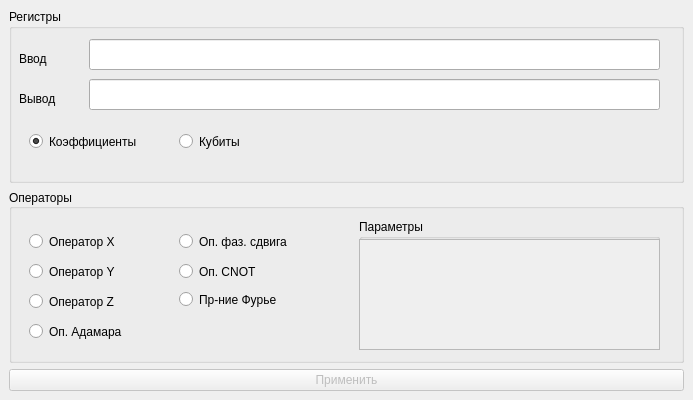
<?xml version="1.0" encoding="UTF-8"?>
<ui version="4.0">
 <class>MainWindow</class>
 <widget class="QMainWindow" name="MainWindow">
  <property name="geometry">
   <rect>
    <x>0</x>
    <y>0</y>
    <width>693</width>
    <height>400</height>
   </rect>
  </property>
  <property name="minimumSize">
   <size>
    <width>693</width>
    <height>400</height>
   </size>
  </property>
  <property name="maximumSize">
   <size>
    <width>693</width>
    <height>400</height>
   </size>
  </property>
  <property name="windowTitle">
   <string>MainWindow</string>
  </property>
  <widget class="QWidget" name="centralwidget">
   <layout class="QVBoxLayout" name="verticalLayout">
    <item>
     <widget class="QGroupBox" name="gbRegisters">
      <property name="title">
       <string>Регистры</string>
      </property>
      <widget class="QLineEdit" name="line_in">
       <property name="geometry">
        <rect>
         <x>80</x>
         <y>30</y>
         <width>571</width>
         <height>31</height>
        </rect>
       </property>
      </widget>
      <widget class="QLineEdit" name="line_out">
       <property name="geometry">
        <rect>
         <x>80</x>
         <y>70</y>
         <width>571</width>
         <height>31</height>
        </rect>
       </property>
       <property name="readOnly">
        <bool>false</bool>
       </property>
      </widget>
      <widget class="QLabel" name="label">
       <property name="geometry">
        <rect>
         <x>10</x>
         <y>40</y>
         <width>69</width>
         <height>19</height>
        </rect>
       </property>
       <property name="text">
        <string>Ввод</string>
       </property>
      </widget>
      <widget class="QLabel" name="label_2">
       <property name="geometry">
        <rect>
         <x>10</x>
         <y>80</y>
         <width>61</width>
         <height>19</height>
        </rect>
       </property>
       <property name="text">
        <string>Вывод</string>
       </property>
      </widget>
      <widget class="QRadioButton" name="rb_coef">
       <property name="geometry">
        <rect>
         <x>20</x>
         <y>120</y>
         <width>141</width>
         <height>25</height>
        </rect>
       </property>
       <property name="text">
        <string>Коэффициенты</string>
       </property>
       <property name="checked">
        <bool>true</bool>
       </property>
      </widget>
      <widget class="QRadioButton" name="rb_qbit">
       <property name="geometry">
        <rect>
         <x>170</x>
         <y>120</y>
         <width>113</width>
         <height>25</height>
        </rect>
       </property>
       <property name="text">
        <string>Кубиты</string>
       </property>
      </widget>
     </widget>
    </item>
    <item>
     <widget class="QGroupBox" name="gbOperators">
      <property name="title">
       <string>Операторы</string>
      </property>
      <property name="alignment">
       <set>Qt::AlignLeading|Qt::AlignLeft|Qt::AlignVCenter</set>
      </property>
      <widget class="QRadioButton" name="b_X">
       <property name="geometry">
        <rect>
         <x>20</x>
         <y>40</y>
         <width>113</width>
         <height>25</height>
        </rect>
       </property>
       <property name="text">
        <string>Оператор X</string>
       </property>
      </widget>
      <widget class="QRadioButton" name="b_Y">
       <property name="geometry">
        <rect>
         <x>20</x>
         <y>70</y>
         <width>113</width>
         <height>25</height>
        </rect>
       </property>
       <property name="text">
        <string>Оператор Y</string>
       </property>
      </widget>
      <widget class="QRadioButton" name="b_Z">
       <property name="geometry">
        <rect>
         <x>20</x>
         <y>100</y>
         <width>113</width>
         <height>25</height>
        </rect>
       </property>
       <property name="text">
        <string>Оператор Z</string>
       </property>
      </widget>
      <widget class="QRadioButton" name="b_H">
       <property name="geometry">
        <rect>
         <x>20</x>
         <y>130</y>
         <width>121</width>
         <height>25</height>
        </rect>
       </property>
       <property name="text">
        <string>Оп. Адамара</string>
       </property>
      </widget>
      <widget class="QRadioButton" name="b_R">
       <property name="geometry">
        <rect>
         <x>170</x>
         <y>40</y>
         <width>151</width>
         <height>25</height>
        </rect>
       </property>
       <property name="text">
        <string>Оп. фаз. сдвига</string>
       </property>
      </widget>
      <widget class="QRadioButton" name="b_Fourier">
       <property name="geometry">
        <rect>
         <x>170</x>
         <y>100</y>
         <width>211</width>
         <height>21</height>
        </rect>
       </property>
       <property name="text">
        <string>Пр-ние Фурье</string>
       </property>
      </widget>
      <widget class="QGroupBox" name="groupBox">
       <property name="enabled">
        <bool>true</bool>
       </property>
       <property name="geometry">
        <rect>
         <x>350</x>
         <y>30</y>
         <width>301</width>
         <height>131</height>
        </rect>
       </property>
       <property name="title">
        <string>Параметры</string>
       </property>
       <widget class="QScrollArea" name="scrollArea">
        <property name="geometry">
         <rect>
          <x>0</x>
          <y>20</y>
          <width>301</width>
          <height>111</height>
         </rect>
        </property>
        <property name="widgetResizable">
         <bool>true</bool>
        </property>
        <widget class="QWidget" name="scrollAreaWidgetContents">
         <property name="geometry">
          <rect>
           <x>0</x>
           <y>0</y>
           <width>299</width>
           <height>109</height>
          </rect>
         </property>
        </widget>
       </widget>
      </widget>
      <widget class="QRadioButton" name="b_CNOT">
       <property name="geometry">
        <rect>
         <x>170</x>
         <y>70</y>
         <width>113</width>
         <height>25</height>
        </rect>
       </property>
       <property name="text">
        <string>Оп. CNOT</string>
       </property>
      </widget>
     </widget>
    </item>
    <item>
     <widget class="QPushButton" name="but_ACT">
      <property name="enabled">
       <bool>false</bool>
      </property>
      <property name="text">
       <string>Применить</string>
      </property>
     </widget>
    </item>
   </layout>
  </widget>
 </widget>
 <resources/>
 <connections/>
</ui>
